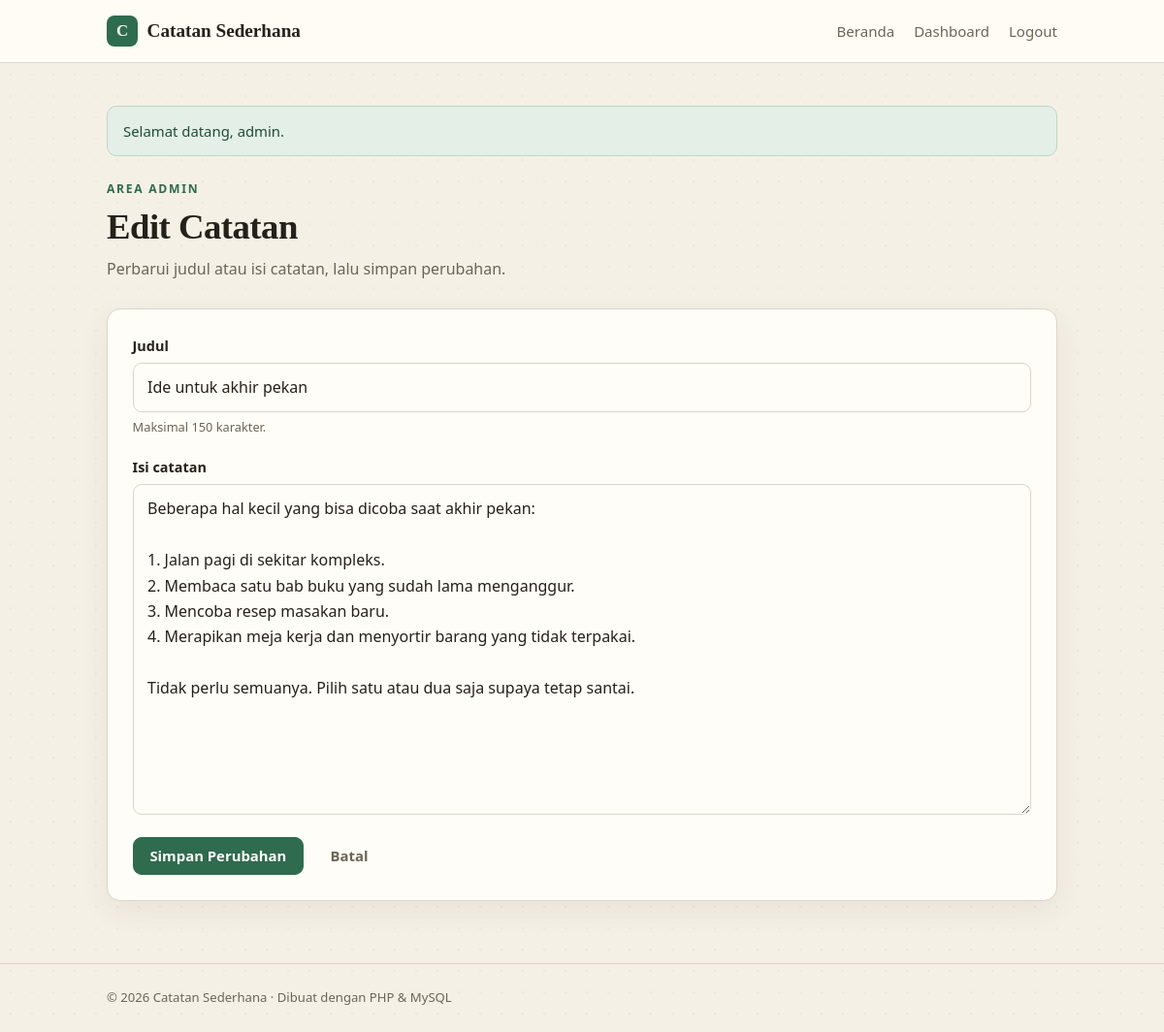
/admin/edit.php?id=2 (signed in), run on the app's committed database.
### tables this page shows
CREATE TABLE notes (
    id INT AUTO_INCREMENT PRIMARY KEY,
    judul VARCHAR(150) NOT NULL,
    isi TEXT NOT NULL,
    created_at TIMESTAMP NOT NULL DEFAULT CURRENT_TIMESTAMP,
    updated_at TIMESTAMP NOT NULL DEFAULT CURRENT_TIMESTAMP ON UPDATE CURRENT_TIMESTAMP
);

### includes/functions.php (called while the page is built, shortened)
<?php
function e(?string $value): string
{
    return htmlspecialchars((string) $value, ENT_QUOTES, 'UTF-8');
}

### admin/_form.php (the view, shortened to what this page needs)
<form method="post" action="<?= e($formAction) ?>" class="form card">
    <div class="field">
        <label for="judul">Judul</label>
        <input type="text" id="judul" name="judul" value="<?= e($judul) ?>" maxlength="150" required autofocus>
        <p class="field-hint">Maksimal 150 karakter.</p>
    </div>
    <div class="field">
        <label for="isi">Isi catatan</label>
        <textarea id="isi" name="isi" rows="12" required><?= e($isi) ?></textarea>
    </div>
    <div class="form-actions">
        <button type="submit" class="btn btn-primary"><?= e($submitLabel) ?></button>
        <a class="btn btn-ghost" href="dashboard.php">Batal</a>
    </div>
</form>

### assets/style.css (style rules this page uses)
:root { --bg: #f5f0e6; --surface: #fffdf8; --ink: #24211a; --muted: #6b6557; --line: #ded5c5; --accent: #2f6b4f; --accent-dark: #24523d; --accent-soft: #e4efe8; --danger: #9c3b2c; --danger-soft: #f8e8e5; --radius: 14px; --shadow: 0 10px 30px rgba(58, 48, 32, 0.07); }
* { box-sizing: border-box; }
html { scroll-behavior: smooth; }
body { display: flex; flex-direction: column; margin: 0; min-height: 100vh; font-family: "Segoe UI", Tahoma, Verdana, sans-serif; font-size: 16px; line-height: 1.65; color: var(--ink); background-color: var(--bg); background-image: radial-gradient(rgba(47, 107, 79, 0.06) 1px, transparent 1px); background-size: 22px 22px; }
p { margin: 0 0 1rem; }
a { color: var(--accent-dark); }
.btn { display: inline-flex; align-items: center; justify-content: center; gap: 0.4rem; padding: 0.62rem 1.05rem; border: 1px solid var(--line); border-radius: 9px; background: var(--surface); color: var(--ink); font: inherit; font-size: 0.93rem; font-weight: 600; line-height: 1.2; text-decoration: none; cursor: pointer; transition: background 0.15s ease, border-color 0.15s ease, transform 0.15s ease; }
.btn-primary { border-color: var(--accent); background: var(--accent); color: #fffdf8; }
.btn-ghost { border-color: transparent; background: transparent; color: var(--muted); }
input[type="text"], input[type="password"], input[type="search"], textarea { width: 100%; padding: 0.7rem 0.9rem; border: 1px solid var(--line); border-radius: 9px; background: var(--surface); color: var(--ink); font: inherit; }
.card { border: 1px solid var(--line); border-radius: var(--radius); background: var(--surface); box-shadow: var(--shadow); padding: 1.6rem; }
.form { display: flex; flex-direction: column; gap: 1.15rem; }
.field { display: flex; flex-direction: column; gap: 0.35rem; }
.field label { font-size: 0.9rem; font-weight: 700; }
.field textarea { min-height: 220px; resize: vertical; }
.field-hint { margin: 0; color: var(--muted); font-size: 0.8rem; }
.form-actions { display: flex; flex-wrap: wrap; gap: 0.6rem; padding-top: 0.25rem; }

### data on the page
notes: judul "Ide untuk akhir pekan", isi "Beberapa hal kecil yang bisa dicoba saat akhir pekan: 1. Jalan pagi di sekitar kompleks. 2. Membaca satu bab buku yang sudah lama menganggur. 3. Mencoba resep masakan baru. 4. Merapikan meja kerja dan menyortir barang yang tidak terpakai. Tidak perlu semuanya. Pilih satu atau dua saja supaya tetap santai."

### other printed values
$flash['message'] "Selamat datang, admin."
$submitLabel "Simpan Perubahan"
